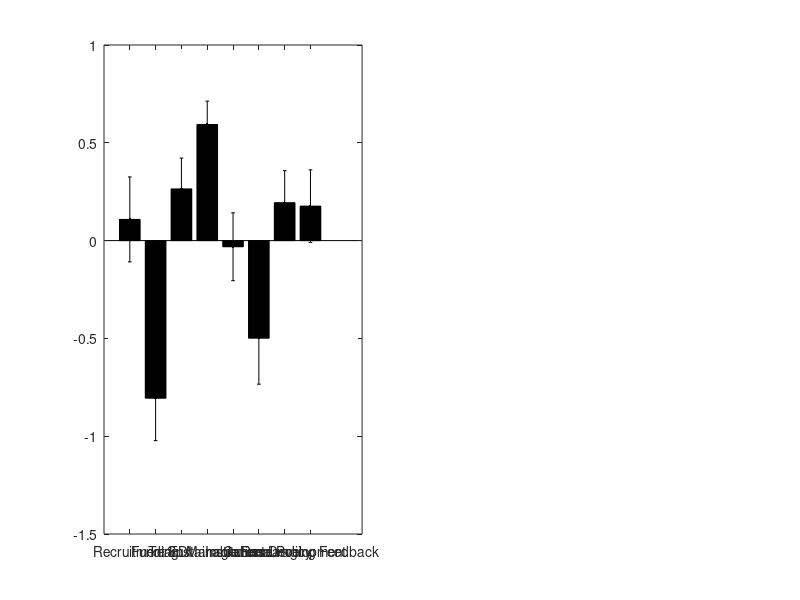

Here is the MATLAB script that generated this plot: (Note: this script raises an error after producing the figure.)
clear;

%% Analysis of application preferences

data_repo = '/Users/federico/Documents/GitHub/SAFELabs/Survey/Data';
code_repo = '/Users/federico/Documents/GitHub/SAFELabs/Survey/Code';

data_folder = '/Users/federico/Documents/GitHub/SAFELabs/Survey/Data';
addpath(data_folder);

addpath(genpath(code_repo));

%%
load('workshop_topics.mat');
load('workshop_formats.mat');

topic_labels = {'Recruitment', 'Funding', 'EDI', 'Team Management', 'Sustainable Research', 'Institutional Policy', 'Career Development', 'Encouraging Feedback'};
format_labels = {'Open forum', 'Subgroup discuss', 'Ask me anything with expert', 'Brainstorm case study', 'Presentation from expert'};
%%

[nA nT] = size(topics);

topics = zscore(topics, [], 2); 
ave_topic = mean(topics);
std_topic = std(topics)/sqrt(nA);

[nA nF] = size(formats);

formats = zscore(formats, [], 2); 
ave_formats = mean(formats);
std_formats = std(formats)/sqrt(nA);


figure; 
subplot(1,2,1)
bar(1:nT, ave_topic, 0.8, 'FaceColor', 'k', 'EdgeColor', 'k'); hold on
errorbar(1:nT, ave_topic, std_topic, '.k')
set(gca, 'XtickLabel', topic_labels)
formatAxes
ylabel('Applicants preference zscore')
title('SAFE topics')

subplot(1,2,2)
bar(1:nF, ave_formats, 0.8, 'FaceColor', 'k', 'EdgeColor', 'k'); hold on
errorbar(1:nF, ave_formats, std_formats, '.k')
set(gca, 'XtickLabel', format_labels)
formatAxes
title('SAFE formats')

%% demographics

nationality = categorical({'Denmark', 'Austria', 'Italy', 'Italy', 'Czheck Rep', 'Italy', 'France',...
    'Ireland', 'Netherlands', 'Germany', 'France', 'Italy', 'Belgium', 'France', 'Italy',...
    'Netherlands', 'Italy', 'Netherlands', 'France', 'UK', 'France'});
nationality = reordercats(nationality, {'Italy', 'France', 'Belgium', 'UK', 'Germany', 'Netherlands', 'Ireland', 'Czheck Rep', 'Austria', 'Denmark'});

nationality_adm = categorical({ 'Italy', 'Italy','UK', 'Germany', 'France', 'Netherlands', 'Belgium', 'Ireland', 'Austria'});
nationality_adm = reordercats(nationality_adm, {'Italy','UK', 'Germany', 'France', 'Netherlands', 'Belgium', 'Ireland', 'Austria'});



figure; 
subplot(1,2,1)
pie(nationality);
formatAxes
title('Application institution country')

subplot(1,2,2)
pie(nationality_adm);
formatAxes
title('Selected institution country')

%% Analysis of workshop feedback

data_repo = '/Users/federico/Documents/GitHub/SAFELabs/Survey/Data';
code_repo = '/Users/federico/Documents/GitHub/SAFELabs/Survey/Code';

data_folder = '/Users/federico/Documents/GitHub/SAFELabs/Survey/Data';
addpath(data_folder);

addpath(genpath(code_repo));

opts = detectImportOptions(fullfile(data_folder, "workshop_feedback.csv"));
preview(fullfile(data_folder, "workshop_feedback.csv"),opts)

fb = readmatrix(fullfile(data_folder, "workshop_feedback.csv"));

%%

mean_fb = mean(fb, 1);
std_fb = std(fb, [], 1);

figure('Position',[295 296 854 420])


subplot(2, 1,1)
barh(1:7, mean_fb(1:7), 'k'); hold on
% errorbar(mean_fb(1:7),1:7,std_fb(1:7),'.k','horizontal');
plot(fb(:, 1:7), repmat(1:7,9,1) + randn(size(fb(:, 1:7)))/10, 'or'); hold on


set(gca, 'XTick', [1:5], 'YTickLabel', {'Did SAFE Labs meet your overall expectations?',...
    'SAFE Labs was a unique meeting that fulfilled an important niche',...
    'Discussions were productive and participants were respectful of each other s opinions',...
    'I learnt something new that I intend to implement in my own lab',...
    'I will change a practice in my lab as a result of attending SAFE Labs',...
    'I will share the outcomes with colleagues in my institution',...
    'I think future iterations of SAFE Labs would be useful for other new PIs'})

formatAxes
title('How much would you agree with the following statements?')


subplot(2, 1,2)
 
barh(1:7, mean_fb(18:24), 'k'); hold on
% errorbar(mean_fb(18:24),1:7,std_fb(18:24),'.k','horizontal');
plot(fb(:, 18:24), repmat(1:7,9,1) + randn(size(fb(:, 18:24)))/10, 'or'); hold on


set(gca, 'XTick', [1:5], 'YTickLabel', {'Team Management',...
    'Encouraging Feedback',...
    'Career Development',...
    'Recruitment',...
    'EDI',...
    'Sustainability/Work Life Balance',...
    'Case Studies'})

formatAxes
title('Please indicate how useful you found each of the sessions')















